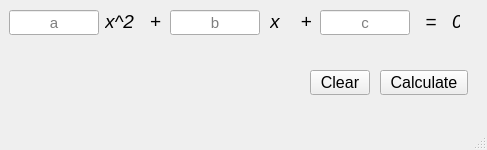
<?xml version="1.0" encoding="UTF-8"?>
<ui version="4.0">
 <class>MainWindow</class>
 <widget class="QMainWindow" name="MainWindow">
  <property name="enabled">
   <bool>true</bool>
  </property>
  <property name="geometry">
   <rect>
    <x>0</x>
    <y>0</y>
    <width>487</width>
    <height>150</height>
   </rect>
  </property>
  <property name="sizePolicy">
   <sizepolicy hsizetype="Fixed" vsizetype="Fixed">
    <horstretch>0</horstretch>
    <verstretch>0</verstretch>
   </sizepolicy>
  </property>
  <property name="minimumSize">
   <size>
    <width>487</width>
    <height>150</height>
   </size>
  </property>
  <property name="maximumSize">
   <size>
    <width>487</width>
    <height>150</height>
   </size>
  </property>
  <property name="font">
   <font>
    <pointsize>14</pointsize>
   </font>
  </property>
  <property name="focusPolicy">
   <enum>Qt::ClickFocus</enum>
  </property>
  <property name="windowTitle">
   <string>Quadratic equation </string>
  </property>
  <property name="unifiedTitleAndToolBarOnMac">
   <bool>false</bool>
  </property>
  <widget class="QWidget" name="centralwidget">
   <widget class="QLineEdit" name="lineEdit_a">
    <property name="geometry">
     <rect>
      <x>9</x>
      <y>10</y>
      <width>90</width>
      <height>25</height>
     </rect>
    </property>
    <property name="font">
     <font>
      <pointsize>11</pointsize>
     </font>
    </property>
    <property name="focusPolicy">
     <enum>Qt::StrongFocus</enum>
    </property>
    <property name="alignment">
     <set>Qt::AlignCenter</set>
    </property>
    <property name="placeholderText">
     <string>a</string>
    </property>
   </widget>
   <widget class="QLabel" name="label_a">
    <property name="geometry">
     <rect>
      <x>105</x>
      <y>10</y>
      <width>59</width>
      <height>22</height>
     </rect>
    </property>
    <property name="font">
     <font>
      <pointsize>14</pointsize>
      <italic>true</italic>
     </font>
    </property>
    <property name="text">
     <string>x^2   + </string>
    </property>
   </widget>
   <widget class="QLabel" name="label_b">
    <property name="geometry">
     <rect>
      <x>270</x>
      <y>10</y>
      <width>42</width>
      <height>22</height>
     </rect>
    </property>
    <property name="font">
     <font>
      <pointsize>14</pointsize>
      <italic>true</italic>
     </font>
    </property>
    <property name="text">
     <string>x    + </string>
    </property>
   </widget>
   <widget class="QLineEdit" name="lineEdit_b">
    <property name="geometry">
     <rect>
      <x>170</x>
      <y>10</y>
      <width>90</width>
      <height>25</height>
     </rect>
    </property>
    <property name="font">
     <font>
      <pointsize>11</pointsize>
     </font>
    </property>
    <property name="alignment">
     <set>Qt::AlignCenter</set>
    </property>
    <property name="placeholderText">
     <string>b</string>
    </property>
   </widget>
   <widget class="QLabel" name="label_c">
    <property name="geometry">
     <rect>
      <x>420</x>
      <y>10</y>
      <width>40</width>
      <height>22</height>
     </rect>
    </property>
    <property name="font">
     <font>
      <pointsize>14</pointsize>
      <italic>true</italic>
     </font>
    </property>
    <property name="text">
     <string> =   0</string>
    </property>
   </widget>
   <widget class="QLineEdit" name="lineEdit_c">
    <property name="geometry">
     <rect>
      <x>320</x>
      <y>10</y>
      <width>90</width>
      <height>25</height>
     </rect>
    </property>
    <property name="font">
     <font>
      <pointsize>11</pointsize>
     </font>
    </property>
    <property name="alignment">
     <set>Qt::AlignCenter</set>
    </property>
    <property name="placeholderText">
     <string>c</string>
    </property>
   </widget>
   <widget class="QLabel" name="label_result">
    <property name="enabled">
     <bool>true</bool>
    </property>
    <property name="geometry">
     <rect>
      <x>10</x>
      <y>40</y>
      <width>271</width>
      <height>41</height>
     </rect>
    </property>
    <property name="font">
     <font>
      <pointsize>12</pointsize>
      <italic>true</italic>
     </font>
    </property>
    <property name="text">
     <string/>
    </property>
    <property name="wordWrap">
     <bool>true</bool>
    </property>
   </widget>
   <widget class="QPushButton" name="pushButton">
    <property name="geometry">
     <rect>
      <x>380</x>
      <y>70</y>
      <width>88</width>
      <height>25</height>
     </rect>
    </property>
    <property name="font">
     <font>
      <pointsize>12</pointsize>
     </font>
    </property>
    <property name="text">
     <string>Calculate</string>
    </property>
   </widget>
   <widget class="QPushButton" name="pushButton_2">
    <property name="geometry">
     <rect>
      <x>310</x>
      <y>70</y>
      <width>60</width>
      <height>25</height>
     </rect>
    </property>
    <property name="font">
     <font>
      <pointsize>12</pointsize>
     </font>
    </property>
    <property name="text">
     <string>Clear</string>
    </property>
   </widget>
  </widget>
  <widget class="QMenuBar" name="menubar">
   <property name="geometry">
    <rect>
     <x>0</x>
     <y>0</y>
     <width>487</width>
     <height>27</height>
    </rect>
   </property>
  </widget>
  <widget class="QStatusBar" name="statusbar"/>
 </widget>
 <resources/>
 <connections/>
</ui>
